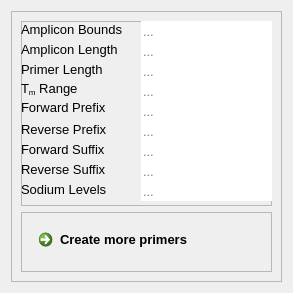
<?xml version="1.0" encoding="UTF-8"?>
<ui version="4.0">
 <class>PrimerParamsPreviewDialog</class>
 <widget class="QDialog" name="PrimerParamsPreviewDialog">
  <property name="geometry">
   <rect>
    <x>0</x>
    <y>0</y>
    <width>293</width>
    <height>293</height>
   </rect>
  </property>
  <property name="windowTitle">
   <string>Dialog</string>
  </property>
  <layout class="QVBoxLayout" name="verticalLayout">
   <item>
    <widget class="QFrame" name="frame">
     <property name="font">
      <font>
       <pointsize>10</pointsize>
      </font>
     </property>
     <property name="styleSheet">
      <string notr="true"/>
     </property>
     <property name="frameShape">
      <enum>QFrame::StyledPanel</enum>
     </property>
     <property name="frameShadow">
      <enum>QFrame::Raised</enum>
     </property>
     <layout class="QVBoxLayout" name="verticalLayout_2">
      <item>
       <widget class="QFrame" name="frame_2">
        <property name="frameShape">
         <enum>QFrame::StyledPanel</enum>
        </property>
        <property name="frameShadow">
         <enum>QFrame::Raised</enum>
        </property>
        <widget class="QLabel" name="label">
         <property name="geometry">
          <rect>
           <x>0</x>
           <y>0</y>
           <width>121</width>
           <height>16</height>
          </rect>
         </property>
         <property name="font">
          <font>
           <pointsize>10</pointsize>
          </font>
         </property>
         <property name="styleSheet">
          <string notr="true">border-bottom: 1px solid #EEE;</string>
         </property>
         <property name="text">
          <string>Amplicon Bounds</string>
         </property>
        </widget>
        <widget class="QLabel" name="label_5">
         <property name="geometry">
          <rect>
           <x>0</x>
           <y>76</y>
           <width>121</width>
           <height>20</height>
          </rect>
         </property>
         <property name="font">
          <font>
           <pointsize>10</pointsize>
          </font>
         </property>
         <property name="styleSheet">
          <string notr="true">border-bottom: 1px solid #EEE;</string>
         </property>
         <property name="text">
          <string>Forward Prefix</string>
         </property>
        </widget>
        <widget class="QLabel" name="label_2">
         <property name="geometry">
          <rect>
           <x>0</x>
           <y>20</y>
           <width>121</width>
           <height>16</height>
          </rect>
         </property>
         <property name="font">
          <font>
           <pointsize>10</pointsize>
          </font>
         </property>
         <property name="styleSheet">
          <string notr="true">border-bottom: 1px solid #EEE;</string>
         </property>
         <property name="text">
          <string>Amplicon Length</string>
         </property>
        </widget>
        <widget class="QLabel" name="label_7">
         <property name="geometry">
          <rect>
           <x>0</x>
           <y>140</y>
           <width>121</width>
           <height>16</height>
          </rect>
         </property>
         <property name="font">
          <font>
           <pointsize>10</pointsize>
          </font>
         </property>
         <property name="styleSheet">
          <string notr="true">border-bottom: 1px solid #EEE;</string>
         </property>
         <property name="text">
          <string>Reverse Suffix</string>
         </property>
        </widget>
        <widget class="QLabel" name="label_4">
         <property name="geometry">
          <rect>
           <x>0</x>
           <y>60</y>
           <width>121</width>
           <height>16</height>
          </rect>
         </property>
         <property name="font">
          <font>
           <pointsize>10</pointsize>
          </font>
         </property>
         <property name="styleSheet">
          <string notr="true">border-bottom: 1px solid #EEE;</string>
         </property>
         <property name="text">
          <string>T&lt;sub&gt;m&lt;/sub&gt; Range</string>
         </property>
        </widget>
        <widget class="QLabel" name="label_8">
         <property name="geometry">
          <rect>
           <x>0</x>
           <y>120</y>
           <width>121</width>
           <height>16</height>
          </rect>
         </property>
         <property name="font">
          <font>
           <pointsize>10</pointsize>
          </font>
         </property>
         <property name="styleSheet">
          <string notr="true">border-bottom: 1px solid #EEE;</string>
         </property>
         <property name="text">
          <string>Forward Suffix</string>
         </property>
        </widget>
        <widget class="QLabel" name="label_3">
         <property name="geometry">
          <rect>
           <x>0</x>
           <y>40</y>
           <width>121</width>
           <height>16</height>
          </rect>
         </property>
         <property name="font">
          <font>
           <pointsize>10</pointsize>
          </font>
         </property>
         <property name="styleSheet">
          <string notr="true">border-bottom: 1px solid #EEE;</string>
         </property>
         <property name="text">
          <string>Primer Length</string>
         </property>
        </widget>
        <widget class="QLabel" name="label_6">
         <property name="geometry">
          <rect>
           <x>0</x>
           <y>100</y>
           <width>121</width>
           <height>16</height>
          </rect>
         </property>
         <property name="font">
          <font>
           <pointsize>10</pointsize>
          </font>
         </property>
         <property name="styleSheet">
          <string notr="true">border-bottom: 1px solid #EEE;</string>
         </property>
         <property name="text">
          <string>Reverse Prefix</string>
         </property>
        </widget>
        <widget class="QLineEdit" name="ampliconBoundsValue">
         <property name="geometry">
          <rect>
           <x>120</x>
           <y>0</y>
           <width>131</width>
           <height>20</height>
          </rect>
         </property>
         <property name="font">
          <font>
           <pointsize>10</pointsize>
          </font>
         </property>
         <property name="frame">
          <bool>false</bool>
         </property>
         <property name="readOnly">
          <bool>true</bool>
         </property>
         <property name="placeholderText">
          <string>...</string>
         </property>
        </widget>
        <widget class="QLineEdit" name="ampliconLengthValue">
         <property name="geometry">
          <rect>
           <x>120</x>
           <y>20</y>
           <width>131</width>
           <height>20</height>
          </rect>
         </property>
         <property name="font">
          <font>
           <pointsize>10</pointsize>
          </font>
         </property>
         <property name="frame">
          <bool>false</bool>
         </property>
         <property name="readOnly">
          <bool>true</bool>
         </property>
         <property name="placeholderText">
          <string>...</string>
         </property>
        </widget>
        <widget class="QLineEdit" name="primerLengthValue">
         <property name="geometry">
          <rect>
           <x>120</x>
           <y>40</y>
           <width>131</width>
           <height>20</height>
          </rect>
         </property>
         <property name="font">
          <font>
           <pointsize>10</pointsize>
          </font>
         </property>
         <property name="frame">
          <bool>false</bool>
         </property>
         <property name="readOnly">
          <bool>true</bool>
         </property>
         <property name="placeholderText">
          <string>...</string>
         </property>
        </widget>
        <widget class="QLineEdit" name="tmRangeValue">
         <property name="geometry">
          <rect>
           <x>120</x>
           <y>60</y>
           <width>131</width>
           <height>20</height>
          </rect>
         </property>
         <property name="font">
          <font>
           <pointsize>10</pointsize>
          </font>
         </property>
         <property name="frame">
          <bool>false</bool>
         </property>
         <property name="readOnly">
          <bool>true</bool>
         </property>
         <property name="placeholderText">
          <string>...</string>
         </property>
        </widget>
        <widget class="QLineEdit" name="forwardPrefifxValue">
         <property name="geometry">
          <rect>
           <x>120</x>
           <y>80</y>
           <width>131</width>
           <height>20</height>
          </rect>
         </property>
         <property name="font">
          <font>
           <pointsize>10</pointsize>
          </font>
         </property>
         <property name="frame">
          <bool>false</bool>
         </property>
         <property name="readOnly">
          <bool>true</bool>
         </property>
         <property name="placeholderText">
          <string>...</string>
         </property>
        </widget>
        <widget class="QLineEdit" name="reversePrefixValue">
         <property name="geometry">
          <rect>
           <x>120</x>
           <y>100</y>
           <width>131</width>
           <height>20</height>
          </rect>
         </property>
         <property name="font">
          <font>
           <pointsize>10</pointsize>
          </font>
         </property>
         <property name="frame">
          <bool>false</bool>
         </property>
         <property name="readOnly">
          <bool>true</bool>
         </property>
         <property name="placeholderText">
          <string>...</string>
         </property>
        </widget>
        <widget class="QLineEdit" name="forwardSuffixValue">
         <property name="geometry">
          <rect>
           <x>120</x>
           <y>120</y>
           <width>131</width>
           <height>20</height>
          </rect>
         </property>
         <property name="font">
          <font>
           <pointsize>10</pointsize>
          </font>
         </property>
         <property name="frame">
          <bool>false</bool>
         </property>
         <property name="readOnly">
          <bool>true</bool>
         </property>
         <property name="placeholderText">
          <string>...</string>
         </property>
        </widget>
        <widget class="QLineEdit" name="reverseSuffixValue">
         <property name="geometry">
          <rect>
           <x>120</x>
           <y>140</y>
           <width>131</width>
           <height>20</height>
          </rect>
         </property>
         <property name="font">
          <font>
           <pointsize>10</pointsize>
          </font>
         </property>
         <property name="frame">
          <bool>false</bool>
         </property>
         <property name="readOnly">
          <bool>true</bool>
         </property>
         <property name="placeholderText">
          <string>...</string>
         </property>
        </widget>
        <widget class="QLineEdit" name="sodiumConcentrationValue">
         <property name="geometry">
          <rect>
           <x>120</x>
           <y>160</y>
           <width>131</width>
           <height>20</height>
          </rect>
         </property>
         <property name="font">
          <font>
           <pointsize>10</pointsize>
          </font>
         </property>
         <property name="frame">
          <bool>false</bool>
         </property>
         <property name="readOnly">
          <bool>true</bool>
         </property>
         <property name="placeholderText">
          <string>...</string>
         </property>
        </widget>
        <widget class="QLabel" name="sodiumConcentrationLevel">
         <property name="geometry">
          <rect>
           <x>0</x>
           <y>160</y>
           <width>121</width>
           <height>16</height>
          </rect>
         </property>
         <property name="font">
          <font>
           <pointsize>10</pointsize>
          </font>
         </property>
         <property name="styleSheet">
          <string notr="true">border-bottom: 1px solid #EEE;</string>
         </property>
         <property name="text">
          <string>Sodium Levels</string>
         </property>
        </widget>
       </widget>
      </item>
      <item>
       <widget class="QFrame" name="frame_3">
        <property name="maximumSize">
         <size>
          <width>16777215</width>
          <height>60</height>
         </size>
        </property>
        <property name="frameShape">
         <enum>QFrame::StyledPanel</enum>
        </property>
        <property name="frameShadow">
         <enum>QFrame::Raised</enum>
        </property>
        <layout class="QGridLayout" name="gridLayout">
         <item row="0" column="0">
          <widget class="QCommandLinkButton" name="commandLinkButton">
           <property name="text">
            <string>Create more primers</string>
           </property>
          </widget>
         </item>
        </layout>
       </widget>
      </item>
     </layout>
    </widget>
   </item>
  </layout>
 </widget>
 <resources/>
 <connections>
  <connection>
   <sender>commandLinkButton</sender>
   <signal>clicked()</signal>
   <receiver>PrimerParamsPreviewDialog</receiver>
   <slot>onCreateMoreClicked()</slot>
   <hints>
    <hint type="sourcelabel">
     <x>72</x>
     <y>224</y>
    </hint>
    <hint type="destinationlabel">
     <x>7</x>
     <y>266</y>
    </hint>
   </hints>
  </connection>
 </connections>
 <slots>
  <slot>onCreateMoreClicked()</slot>
 </slots>
</ui>
